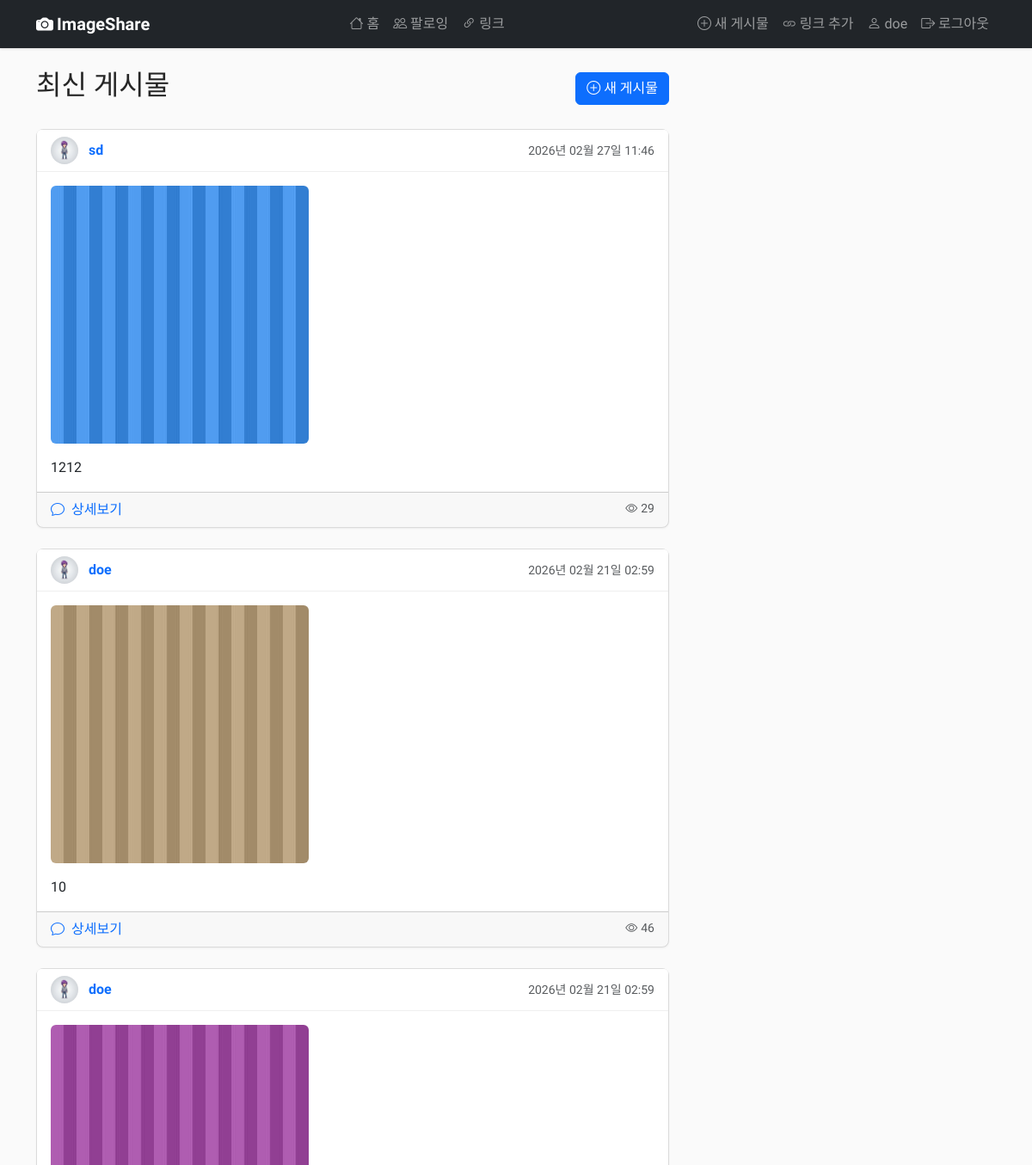
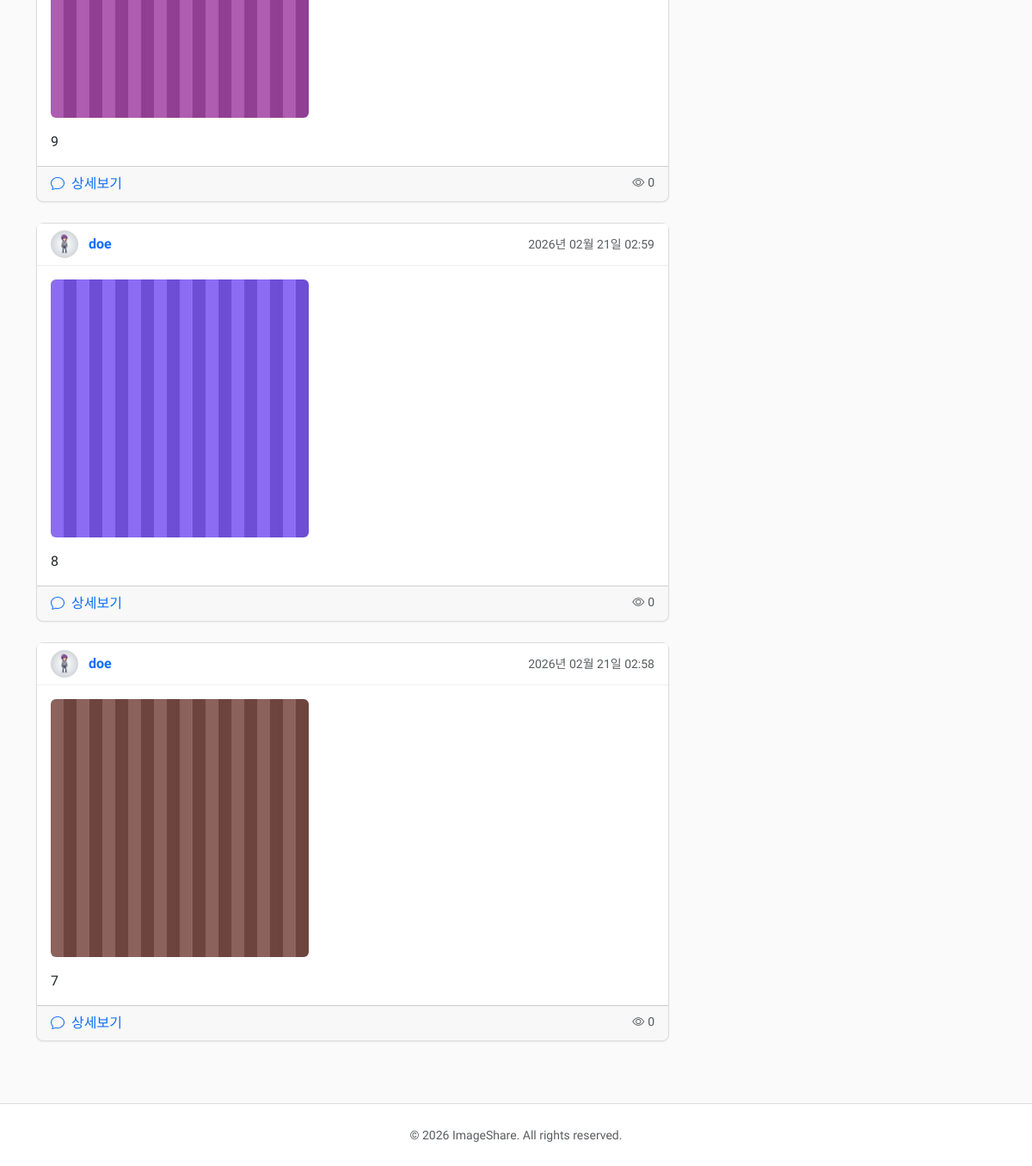
Screenshot of / (signed in) with the database file from the repository (2 pictures, top to bottom).
### posts/models.py (models this page shows, shortened)
class Post(models.Model):
    user = models.ForeignKey(User, on_delete=models.CASCADE, related_name="posts")
    content = models.TextField(max_length=500, verbose_name="내용")
    image = models.ImageField(
        upload_to="post_images/", blank=True, verbose_name="이미지"
    )
    thumbnail = models.ImageField(
        upload_to="post_thumbnails/", blank=True, verbose_name="썸네일"
    )
    views = models.PositiveIntegerField(default=0, verbose_name="조회수")
    created_at = models.DateTimeField(auto_now_add=True)
    updated_at = models.DateTimeField(auto_now=True)
    class Meta:
        ordering = ["-created_at"]
        verbose_name = "게시물"
        verbose_name_plural = "게시물"

### users/models.py (models this page shows, shortened)
class Profile(models.Model):
    user = models.OneToOneField(User, on_delete=models.CASCADE)
    bio = models.TextField(max_length=500, blank=True, verbose_name='자기소개')
    profile_image = models.ImageField(default='default.jpg', upload_to='profile_pics', verbose_name='프로필 이미지')
    class Meta:
        verbose_name = '프로필'
        verbose_name_plural = '프로필'
        constraints = [
            models.CheckConstraint(
                condition=models.Q(bio__length__lte=500),
                name="profile_bio_max_length",
            ),
        ]

### posts/views.py (the view)
# urls.py: path('', views.home, name='home'),
def home(request):
    if not request.user.is_authenticated:
        return render(request, 'posts/welcome.html')
    posts = Post.objects.all()
    paginator = Paginator(posts, 5)
    page_obj = paginator.get_page(1)
    context = {'posts': page_obj}
    return render(request, 'posts/home.html', context)

### posts/templates/posts/home.html (shortened to what this page needs)
{% extends "base.html" %}
{% block content %}
<div class="row">
    <div class="col-md-8">
        <div class="mb-4 d-flex justify-content-between align-items-center">
            <h2>최신 게시물</h2>
            {% if user.is_authenticated %}
                <a href="{% url 'posts:post_create' %}" class="btn btn-primary">
                    <i class="bi bi-plus-circle me-1"></i>새 게시물
                </a>
            {% endif %}
        </div>
        <div id="post-container">
            {% include 'posts/includes/post_card.html' %}
        </div>
    </div>
    <div class="col-md-4">
    </div>
</div>
{% endblock %}

### templates/includes/navbar.html (shortened to what this page needs)
<nav class="navbar navbar-expand-lg navbar-dark bg-dark sticky-top">
    <div class="container">
        <a class="navbar-brand fw-bold" href="{% url 'posts:home' %}">
            <i class="bi bi-camera-fill me-1"></i>ImageShare
        </a>
        <div class="collapse navbar-collapse" id="navbarNav">
            {% if user.is_authenticated %}
            <ul class="navbar-nav ms-auto">
                <li class="nav-item"><a class="nav-link" href="{% url 'posts:home' %}"><i class="bi bi-house"></i> 홈</a>
                </li>
                <li class="nav-item"><a class="nav-link" href="{% url 'posts:following_feed' %}"><i
                            class="bi bi-people"></i> 팔로잉</a></li>
                <li class="nav-item"><a class="nav-link" href="{% url 'links:link_list' %}"><i
                            class="bi bi-link-45deg"></i> 링크</a></li>
            </ul>
            <ul class="navbar-nav ms-auto">
                <li class="nav-item"><a class="nav-link" href="{% url 'posts:post_create' %}"><i
                            class="bi bi-plus-circle"></i> 새 게시물</a></li>
                <li class="nav-item"><a class="nav-link" href="{% url 'links:link_create' %}"><i class="bi bi-link"></i>
                        링크 추가</a></li>
                <li class="nav-item"><a class="nav-link" href="{% url 'users:profile' user.username %}"><i
                            class="bi bi-person"></i> {{ user.username }}</a></li>
                <li class="nav-item">
                    <form method="POST" action="{% url 'users:logout' %}" class="d-inline">
                        <button type="submit" class="nav-link btn btn-link"><i class="bi bi-box-arrow-right"></i>
                            로그아웃</button>
                    </form>
                </li>
            </ul>
            {% endif %}
        </div>
    </div>
</nav>

### posts/templates/posts/includes/post_card.html
{% for post in posts %}
    <div class="card mb-4">
        <div class="card-header">
            <div class="d-flex justify-content-between align-items-center">
                <div>
                    <a href="{% url 'users:profile' post.user.username %}" class="text-decoration-none">
                        <img src="{{ post.user.profile.profile_image.url }}" alt="{{ post.user.username }}"
                             class="rounded-circle me-2" style="width: 32px; height: 32px; object-fit: cover;">
                        <span class="fw-bold">{{ post.user.username }}</span>
                    </a>
                </div>
                <small class="text-muted">{{ post.created_at|date:"Y년 m월 d일 H:i" }}</small>
            </div>
        </div>
        <div class="card-body">
            {% if post.thumbnail %}
                <a href="{% url 'posts:post_detail' post.id %}">
                    <img src="{{ post.thumbnail.url }}" alt="썸네일" class="img-fluid rounded mb-3">
                </a>
            {% elif post.image %}
                <a href="{% url 'posts:post_detail' post.id %}">
                    <img src="{{ post.image.url }}" alt="게시물 이미지" class="img-fluid rounded mb-3">
                </a>
            {% endif %}
            <p class="card-text">{{ post.content }}</p>
        </div>
        <div class="card-footer">
            <a href="{% url 'posts:post_detail' post.id %}" class="text-decoration-none">
                <i class="bi bi-chat me-1"></i> 상세보기
            </a>
            <small class="text-muted float-end"><i class="bi bi-eye me-1"></i>{{ post.views }}</small>
        </div>
    </div>
{% empty %}
    <div class="alert alert-info">아직 작성된 게시물이 없습니다.</div>
{% endfor %}

### static/css/style.css (style rules this page uses)
body { font-family: 'Nanum Gothic', sans-serif; background-color: #fafafa; color: #262626; }
.navbar { box-shadow: 0 1px 3px rgba(0, 0, 0, 0.12); }
.card { border: 1px solid #dbdbdb; border-radius: 8px; box-shadow: 0 1px 2px rgba(0, 0, 0, 0.05); transition: box-shadow 0.2s ease; }
.card-header { background-color: #fff; border-bottom: 1px solid #efefef; }

### rows the page displays
Post: user.profile.profile_image (placeholder picture), user.username "sd", created_at "2026년 02월 27일 11:46", thumbnail (picture), content "1212", views "29"
Post: user.profile.profile_image (placeholder picture), user.username "doe", created_at "2026년 02월 21일 02:59", thumbnail (picture), content "10", views "46"
Post: user.profile.profile_image (placeholder picture), user.username "doe", created_at "2026년 02월 21일 02:59", thumbnail (picture), content "9", views "0"
Post: user.profile.profile_image (placeholder picture), user.username "doe", created_at "2026년 02월 21일 02:59", thumbnail (picture), content "8", views "0"
Post: user.profile.profile_image (placeholder picture), user.username "doe", created_at "2026년 02월 21일 02:58", thumbnail (picture), content "7", views "0"

### other values shown
{{ user.username }} "doe"
